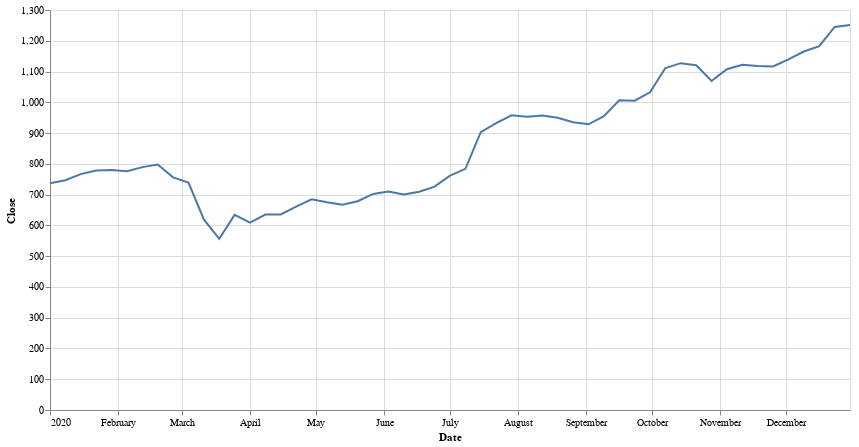

The code cell stored with this chart in its notebook:
### Code cell
(alt.Chart(infosys_resampled).mark_line().encode(x='Date',y='Close').properties(height=400,width=800))

### Figure 1 — Vega-Lite specification as saved in the notebook (floating-point values rounded to 4 significant figures)
{"config": {"view": {"continuousWidth": 400, "continuousHeight": 300}}, "data": {"name": "data-5cf99f35d8335323df1dd11d181d2bf5"}, "mark": "line", "encoding": {"x": {"type": "temporal", "field": "Date"}, "y": {"type": "quantitative", "field": "Close"}}, "height": 400, "width": 800, "$schema": "https://vega.github.io/schema/vega-lite/v4.8.1.json", "datasets": {"data-5cf99f35d8335323df1dd11d181d2bf5": [{"Date": "2020-01-01T00:00:00", "Close": 736.9, "Volume": 6014000.0}, {"Date": "2020-01-08T00:00:00", "Close": 746.6, "Volume": 15970000.0}, {"Date": "2020-01-15T00:00:00", "Close": 766.7, "Volume": 4777000.0}, {"Date": "2020-01-22T00:00:00", "Close": 778.7, "Volume": 7733000.0}, {"Date": "2020-01-29T00:00:00", "Close": 780.3, "Volume": 5795000.0}, {"Date": "2020-02-05T00:00:00", "Close": 776.0, "Volume": 4929000.0}, {"Date": "2020-02-12T00:00:00", "Close": 789.4, "Volume": 4134000.0}, {"Date": "2020-02-19T00:00:00", "Close": 797.9, "Volume": 5543000.0}, {"Date": "2020-02-26T00:00:00", "Close": 756.1, "Volume": 9151000.0}, {"Date": "2020-03-04T00:00:00", "Close": 739.2, "Volume": 9573000.0}, {"Date": "2020-03-11T00:00:00", "Close": 619.5, "Volume": 16450000.0}, {"Date": "2020-03-18T00:00:00", "Close": 556.3, "Volume": 18100000.0}, {"Date": "2020-03-25T00:00:00", "Close": 634.0, "Volume": 15300000.0}, {"Date": "2020-04-01T00:00:00", "Close": 609.2, "Volume": 12820000.0}, {"Date": "2020-04-08T00:00:00", "Close": 635.1, "Volume": 10690000.0}, {"Date": "2020-04-15T00:00:00", "Close": 635.6, "Volume": 12720000.0}, {"Date": "2020-04-22T00:00:00", "Close": 660.9, "Volume": 8904000.0}, {"Date": "2020-04-29T00:00:00", "Close": 684.9, "Volume": 10100000.0}, {"Date": "2020-05-06T00:00:00", "Close": 675.1, "Volume": 7168000.0}, {"Date": "2020-05-13T00:00:00", "Close": 667.4, "Volume": 10150000.0}, {"Date": "2020-05-20T00:00:00", "Close": 678.7, "Volume": 7994000.0}, {"Date": "2020-05-27T00:00:00", "Close": 702.3, "Volume": 13170000.0}, {"Date": "2020-06-03T00:00:00", "Close": 710.3, "Volume": 10140000.0}, {"Date": "2020-06-10T00:00:00", "Close": 700.1, "Volume": 8775000.0}, {"Date": "2020-06-17T00:00:00", "Close": 709.5, "Volume": 11270000.0}, {"Date": "2020-06-24T00:00:00", "Close": 726.1, "Volume": 14110000.0}, {"Date": "2020-07-01T00:00:00", "Close": 761.9, "Volume": 11740000.0}, {"Date": "2020-07-08T00:00:00", "Close": 783.7, "Volume": 8061000.0}, {"Date": "2020-07-15T00:00:00", "Close": 903.2, "Volume": 36690000.0}, {"Date": "2020-07-22T00:00:00", "Close": 932.0, "Volume": 15650000.0}, {"Date": "2020-07-29T00:00:00", "Close": 957.7, "Volume": 11190000.0}, {"Date": "2020-08-05T00:00:00", "Close": 953.2, "Volume": 8224000.0}, {"Date": "2020-08-12T00:00:00", "Close": 957.0, "Volume": 6364000.0}, {"Date": "2020-08-19T00:00:00", "Close": 949.8, "Volume": 6165000.0}, {"Date": "2020-08-26T00:00:00", "Close": 935.2, "Volume": 7724000.0}, {"Date": "2020-09-02T00:00:00", "Close": 928.6, "Volume": 8550000.0}, {"Date": "2020-09-09T00:00:00", "Close": 954.9, "Volume": 10170000.0}, {"Date": "2020-09-16T00:00:00", "Close": 1006.0, "Volume": 13070000.0}, {"Date": "2020-09-23T00:00:00", "Close": 1005.0, "Volume": 11700000.0}, {"Date": "2020-09-30T00:00:00", "Close": 1033.0, "Volume": 9229000.0}, {"Date": "2020-10-07T00:00:00", "Close": 1111.0, "Volume": 14700000.0}, {"Date": "2020-10-14T00:00:00", "Close": 1127.0, "Volume": 20530000.0}, {"Date": "2020-10-21T00:00:00", "Close": 1121.0, "Volume": 11330000.0}, {"Date": "2020-10-28T00:00:00", "Close": 1069.0, "Volume": 7546000.0}, {"Date": "2020-11-04T00:00:00", "Close": 1108.0, "Volume": 11970000.0}, {"Date": "2020-11-11T00:00:00", "Close": 1122.0, "Volume": 10220000.0}, {"Date": "2020-11-18T00:00:00", "Close": 1118.0, "Volume": 9411000.0}, {"Date": "2020-11-25T00:00:00", "Close": 1117.0, "Volume": 13540000.0}, {"Date": "2020-12-02T00:00:00", "Close": 1140.0, "Volume": 10720000.0}, {"Date": "2020-12-09T00:00:00", "Close": 1165.0, "Volume": 8747000.0}, {"Date": "2020-12-16T00:00:00", "Close": 1182.0, "Volume": 10440000.0}, {"Date": "2020-12-23T00:00:00", "Close": 1245.0, "Volume": 8669000.0}, {"Date": "2020-12-30T00:00:00", "Close": 1251.0, "Volume": 6313000.0}]}}
